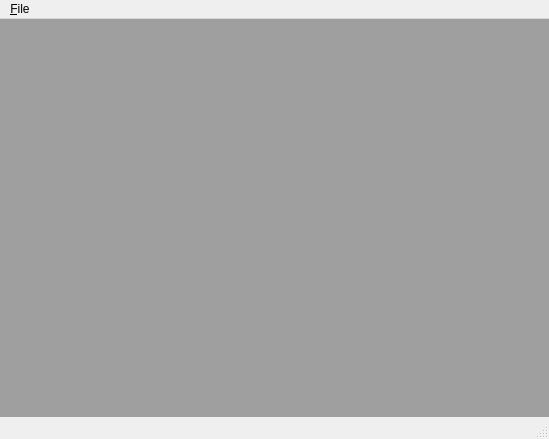
<?xml version="1.0" encoding="UTF-8"?>
<ui version="4.0">
 <class>MainWindow</class>
 <widget class="QMainWindow" name="MainWindow">
  <property name="geometry">
   <rect>
    <x>0</x>
    <y>0</y>
    <width>549</width>
    <height>439</height>
   </rect>
  </property>
  <property name="windowTitle">
   <string>MagLua JobGen</string>
  </property>
  <widget class="QWidget" name="centralWidget">
   <layout class="QHBoxLayout" name="horizontalLayout">
    <property name="margin">
     <number>0</number>
    </property>
    <item>
     <widget class="QMdiArea" name="mdiArea"/>
    </item>
   </layout>
  </widget>
  <widget class="QMenuBar" name="menuBar">
   <property name="geometry">
    <rect>
     <x>0</x>
     <y>0</y>
     <width>549</width>
     <height>27</height>
    </rect>
   </property>
   <widget class="QMenu" name="menu_File">
    <property name="title">
     <string>&amp;File</string>
    </property>
    <addaction name="action_New"/>
    <addaction name="action_Open"/>
    <addaction name="separator"/>
    <addaction name="action_Save"/>
    <addaction name="actionSave_As"/>
    <addaction name="action_Close"/>
    <addaction name="separator"/>
    <addaction name="action_Quit"/>
   </widget>
   <addaction name="menu_File"/>
  </widget>
  <widget class="QStatusBar" name="statusBar"/>
  <action name="action_Open">
   <property name="text">
    <string>&amp;Open...</string>
   </property>
   <property name="shortcut">
    <string>Ctrl+O</string>
   </property>
  </action>
  <action name="action_Save">
   <property name="text">
    <string>&amp;Save</string>
   </property>
   <property name="shortcut">
    <string>Ctrl+S</string>
   </property>
  </action>
  <action name="actionSave_As">
   <property name="text">
    <string>Save &amp;As...</string>
   </property>
  </action>
  <action name="action_Quit">
   <property name="text">
    <string>&amp;Quit</string>
   </property>
   <property name="shortcut">
    <string>Ctrl+Q</string>
   </property>
  </action>
  <action name="action_Close">
   <property name="enabled">
    <bool>false</bool>
   </property>
   <property name="text">
    <string>&amp;Close</string>
   </property>
   <property name="shortcut">
    <string>Ctrl+W</string>
   </property>
  </action>
  <action name="action_New">
   <property name="text">
    <string>&amp;New</string>
   </property>
   <property name="shortcut">
    <string>Ctrl+N</string>
   </property>
  </action>
 </widget>
 <layoutdefault spacing="6" margin="11"/>
 <resources/>
 <connections>
  <connection>
   <sender>action_Quit</sender>
   <signal>triggered()</signal>
   <receiver>MainWindow</receiver>
   <slot>close()</slot>
   <hints>
    <hint type="sourcelabel">
     <x>-1</x>
     <y>-1</y>
    </hint>
    <hint type="destinationlabel">
     <x>274</x>
     <y>219</y>
    </hint>
   </hints>
  </connection>
 </connections>
</ui>
